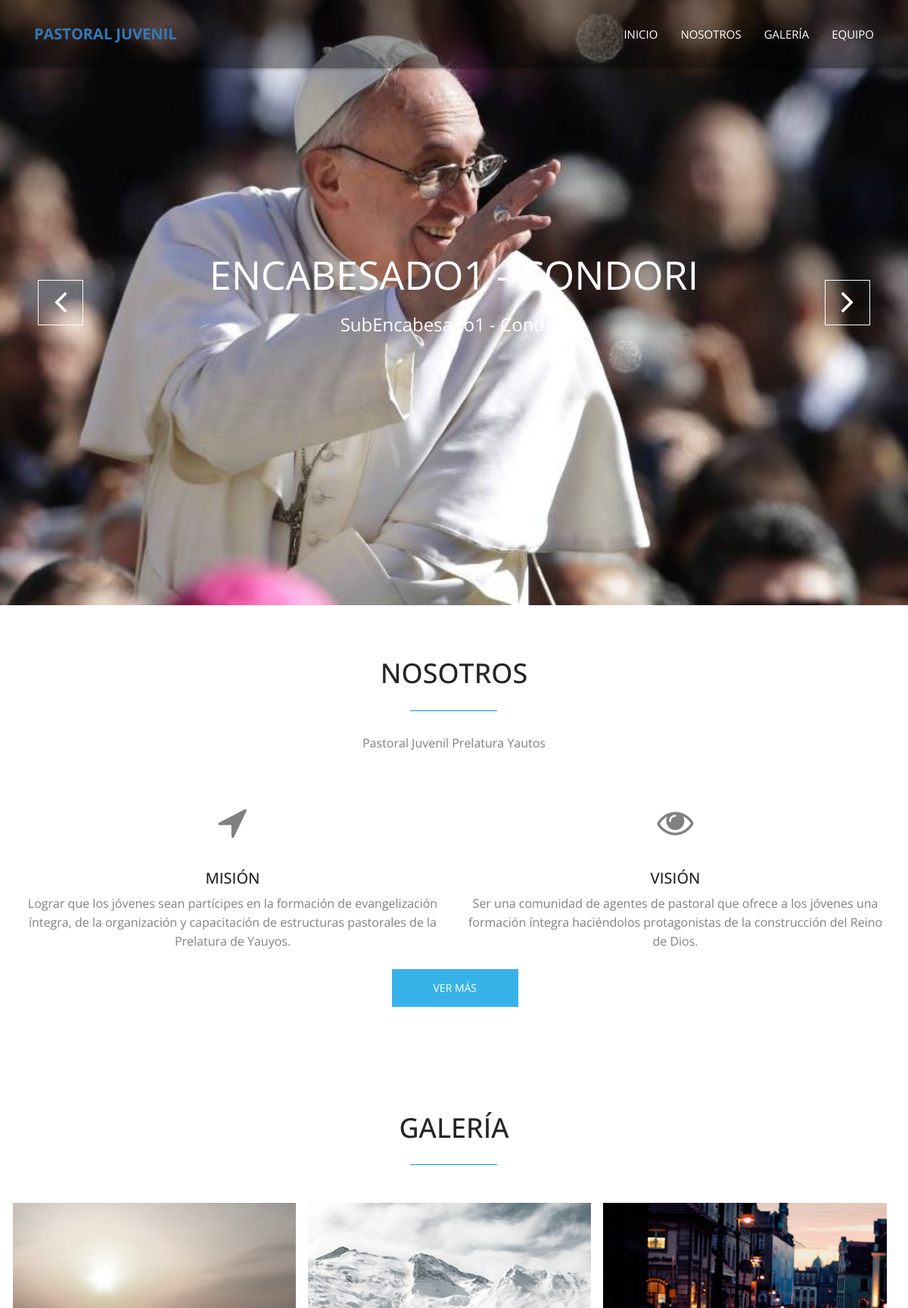
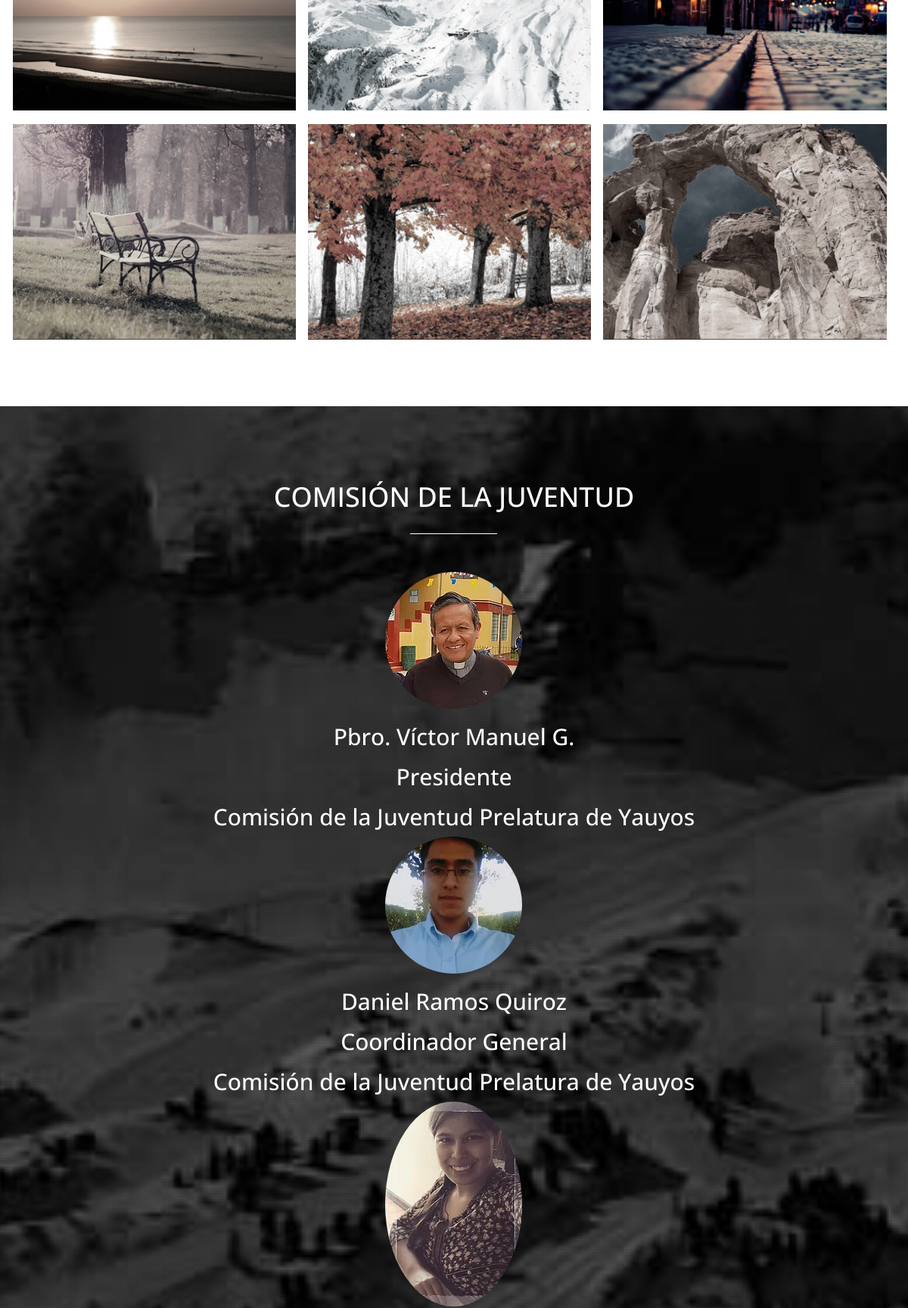
The page / (upper part) on the database its author committed (2 pictures, top to bottom).
### tables this page shows
create table slider
(
    id int auto_increment,
    encabezado text,
    subencabezado text,
    image text,
    primary key(id)
);

create table miembros
(
	id int auto_increment,
    nombre text,
    cargo text,
    area text,
    image text,
    primary key(id)
);

### index.php (called while the page is built, shortened)
<?php
require 'config/functions.php';
require 'config/datos.php';
$conexion = conexion($database);
$sliders = obtener_slider($conexion);
$members = obtener_member($conexion);
require 'views/index.view.php';

### config/functions.php (called while the page is built, shortened)
<?php
function obtener_slider($conexion) {
    $sentencia = $conexion->prepare("Select * from slider");
    $sentencia->execute();
    return $sentencia->fetchAll();
}
function obtener_member($conexion) {
    $sentencia = $conexion->prepare("Select * from miembros LIMIT 3");
    $sentencia->execute();
    return $sentencia->fetchAll();
}
?>

### views/index.view.php (the view, shortened to what this page needs)
<!DOCTYPE html>
<html lang="en" class="no-js">
    <head>
        <link rel="stylesheet" href="<?php echo RUTA; ?>/resources/css/font-awesome.min.css">
        <link rel="stylesheet" href="<?php echo RUTA; ?>/resources/css/jquery.fancybox.css">
        <link rel="stylesheet" href="<?php echo RUTA; ?>/resources/css/bootstrap.min.css">
        <link rel="stylesheet" href="<?php echo RUTA; ?>/resources/css/owl.carousel.css">
        <link rel="stylesheet" href="<?php echo RUTA; ?>/resources/css/slit-slider.css">
        <link rel="stylesheet" href="<?php echo RUTA; ?>/resources/css/main.css">
    </head>
    <body id="body">
        <header id="navigation" class="navbar-inverse navbar-fixed-top animated-header">
            <div class="container">
                <div class="navbar-header">
                    <h1 class="navbar-brand">
                        <a href="#body">Pastoral Juvenil</a>
                    </h1>
                </div>
                <nav class="collapse navbar-collapse navbar-right" role="navigation">
                    <ul id="nav" class="nav navbar-nav">
                        <li><a href="#body">Inicio</a></li>
                        <li><a href="#service">Nosotros</a></li>
                        <li><a href="#portfolio">Galería</a></li>
                        <li><a href="#social">Equipo</a></li>
                    </ul>
                </nav>
            </div>
        </header>
        <main class="site-content" role="main">
            <section id="home-slider">
                <div id="slider" class="sl-slider-wrapper">
                    <div class="sl-slider">
                        <?php foreach ($sliders as $slider): ?>
                            <div class="sl-slide" data-orientation="horizontal" data-slice1-rotation="-25" data-slice2-rotation="-25" data-slice1-scale="2" data-slice2-scale="2">
                                <div class="bg-img" style="background-image: url(resources/img/slider/<?php echo $slider['image']; ?>);"></div>
                                <div class="slide-caption">
                                    <div class="caption-content">
                                        <h2 class="animated fadeInDown"><?php echo $slider['encabezado']; ?></h2>
                                        <span class="animated fadeInDown"><?php echo $slider['subencabezado']; ?></span>
                                    </div>
                                </div>
                            </div>
                        <?php endforeach; ?>
                    </div>
                    <nav id="nav-arrows" class="nav-arrows hidden-xs hidden-sm visible-md visible-lg">
                        <a href="javascript:;" class="sl-prev">
                            <i class="fa fa-angle-left fa-3x"></i>
                        </a>
                        <a href="javascript:;" class="sl-next">
                            <i class="fa fa-angle-right fa-3x"></i>
                        </a>
                    </nav>
                </div>
            </section>
            <section id="service">
                <div class="container">
                    <div class="row">
                        <div class="sec-title text-center">
                            <h2 class="wow animated bounceInLeft">Nosotros</h2>
                            <p class="wow animated bounceInRight">Pastoral Juvenil Prelatura Yautos</p>
                        </div>
                        <div class="col-md-6 col-sm-6 col-xs-12 text-center wow animated zoomIn">
                            <div class="service-item">
                                <div class="service-icon">
                                    <i class="fa fa-location-arrow fa-3x"></i>
                                </div>
                                <h3>Misión</h3>
                                <p>Lograr que los jóvenes sean partícipes en la formación de evangelización
                                    íntegra, de la organización y capacitación de estructuras pastorales de la Prelatura de Yauyos.</p>
                            </div>
                        </div>
                        <div class="col-md-6 col-sm-6 col-xs-12 text-center wow animated zoomIn" data-wow-delay="0.3s">
                            <div class="service-item">
                                <div class="service-icon">
                                    <i class="fa fa-eye fa-3x"></i>
                                </div>
                                <h3>Visión</h3>
                                <p>Ser una comunidad de agentes de pastoral que ofrece a los jóvenes una formación
                                    íntegra haciéndolos protagonistas de la construcción del Reino de Dios.</p>
                            </div>
                        </div>
                    </div>
                    <br/>
                    <div class="row">
                        <div class="col-md-2 col-sm-2 col-xs-12 col-md-offset-5 col-sm-offset-5 text-center wow animated zoomIn">
                            <a href="#" class="btn btn-blue btn-effect">Ver más</a>
                        </div>
                    </div>
                </div>
            </section>
            <section id="portfolio">
                <div class="container">
                    <div class="row">
                        <div class="sec-title text-center wow animated fadeInDown">
                            <h2>Galería</h2>
                        </div>
                        <ul class="project-wrapper wow animated fadeInUp">
                            <li class="portfolio-item">
                                <img src="<?php echo RUTA; ?>/resources/img/portfolio/item.jpg" class="img-responsive" alt="Lorem ipsum dolor sit amet, consectetur adipiscing elit, sed do eiusmod tempor incididunt ut labore et dolore magna aliqua. Ut enim ad minim veniam, quis nostrud exercitation ullamco laboris nisi ut aliquip ex ea commodo consequat">
                            </li>
                            <li class="portfolio-item">
                                <img src="<?php echo RUTA; ?>/resources/img/portfolio/item2.jpg" class="img-responsive" alt="Lorem Ipsum is simply dummy text of the printing and typesetting ndustry. ">
                            </li>
                            <li class="portfolio-item">
                                <img src="<?php echo RUTA; ?>/resources/img/portfolio/item3.jpg" class="img-responsive" alt="Lorem Ipsum is simply dummy text of the printing and typesetting ndustry. ">
                            </li>
                            <li class="portfolio-item">
                                <img src="<?php echo RUTA; ?>/resources/img/portfolio/item4.jpg" class="img-responsive" alt="Lorem Ipsum is simply dummy text of the printing and typesetting ndustry.">
                            </li>
                            <li class="portfolio-item">
                                <img src="<?php echo RUTA; ?>/resources/img/portfolio/item5.jpg" class="img-responsive" alt="Lorem Ipsum is simply dummy text of the printing and typesetting ndustry. ">
                            </li>
                            <li class="portfolio-item">
                                <img src="<?php echo RUTA; ?>/resources/img/portfolio/item6.jpg" class="img-responsive" alt="Lorem Ipsum is simply dummy text of the printing and typesetting ndustry. ">
                            </li>
                        </ul>
                    </div>
                </div>
            </section>
            <section id="social" class="parallax">
                <div class="overlay">
                    <div class="container">
                        <div class="row">
                            <div class="sec-title text-center white wow animated fadeInDown">
                                <h2>Comisión de la Juventud</h2>
                            </div>
                            <ul class="social-button">
                                <?php foreach ($members as $member): ?>
                                    <li class="wow animated zoomIn">
                                        <img src="resources/img/<?php echo $member['image']; ?>" class="img img-circle">
                                        <h2 style="color: #FFF"><?php echo $member['nombre']; ?></h2>
                                        <h2 style="color: #FFF"><?php echo $member['cargo']; ?></h2>
                                        <h2 style="color: #FFF"><?php echo $member['area']; ?></h2>
                                    </li>
                                <?php endforeach; ?>
                            </ul>
                        </div>
                    </div>
                </div>
            </section>
        </main>
    </body>
</html>

### resources/css/slit-slider.css (style rules this page uses)
.sl-slide, .sl-slides-wrapper, .sl-slide-inner { position: absolute; width: 100%; height: 100%; top: 0; left: 0; }
.sl-slider-wrapper { width: 100%; height: 600px; overflow: hidden; position: relative; }
.bg-img { background-position: center center; background-repeat: no-repeat; background-size: cover; height: 100%; width: 100%; }
#nav-arrows > a { border: 1px solid #fff; color: #fff; display: block; height: 60px; line-height: 76px; position: absolute; text-align: center; top: 50%; width: 60px; z-index: 20; margin-top: -30px; -webkit-transition: all 0.5s ease 0s; -moz-transition: all 0.5s ease 0s; -ms-transition: all 0.5s ease 0s; -o-transition: all 0.5s ease 0s; transition: all 0.5s ease 0s; }
#nav-arrows > a.sl-prev { left: 50px; }
#nav-arrows > a.sl-next { right: 50px; }

### rows shown on the page
slider: image (picture), encabezado "ENCABESADO1 - CONDORI", subencabezado "SubEncabesado1 - Condori"
miembros: image (picture), nombre "Pbro. Víctor Manuel G.", cargo "Presidente", area "Comisión de la Juventud Prelatura de Yauyos"
miembros: image (picture), nombre "Daniel Ramos Quiroz", cargo "Coordinador General", area "Comisión de la Juventud Prelatura de Yauyos"
miembros: image (picture)
